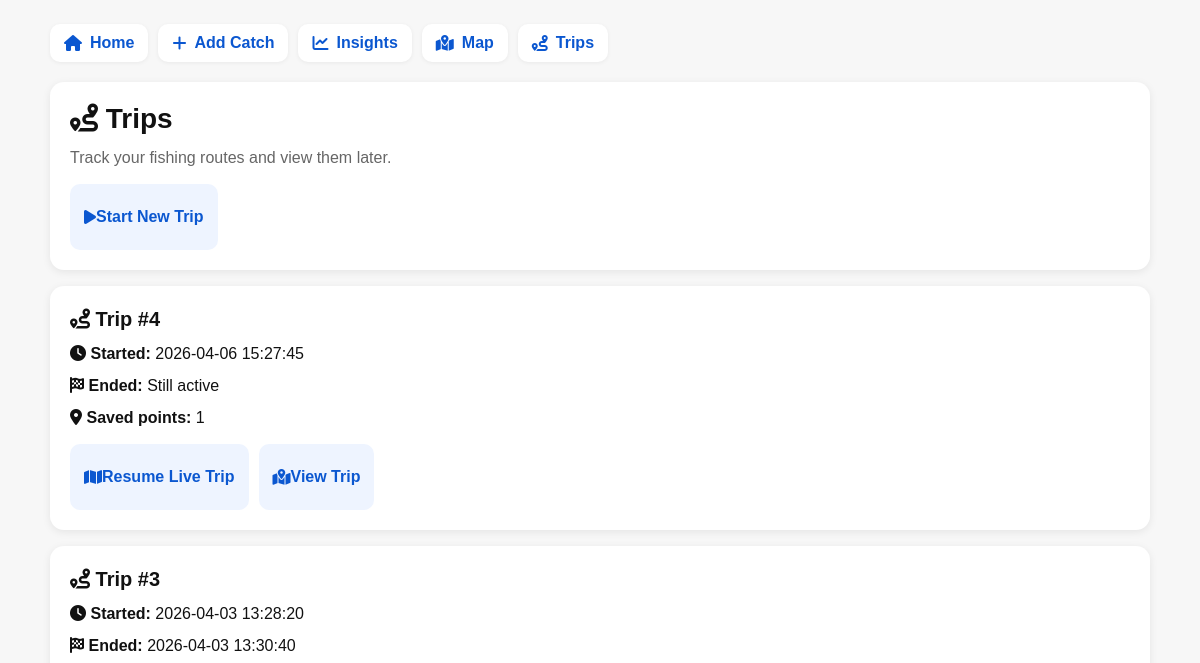
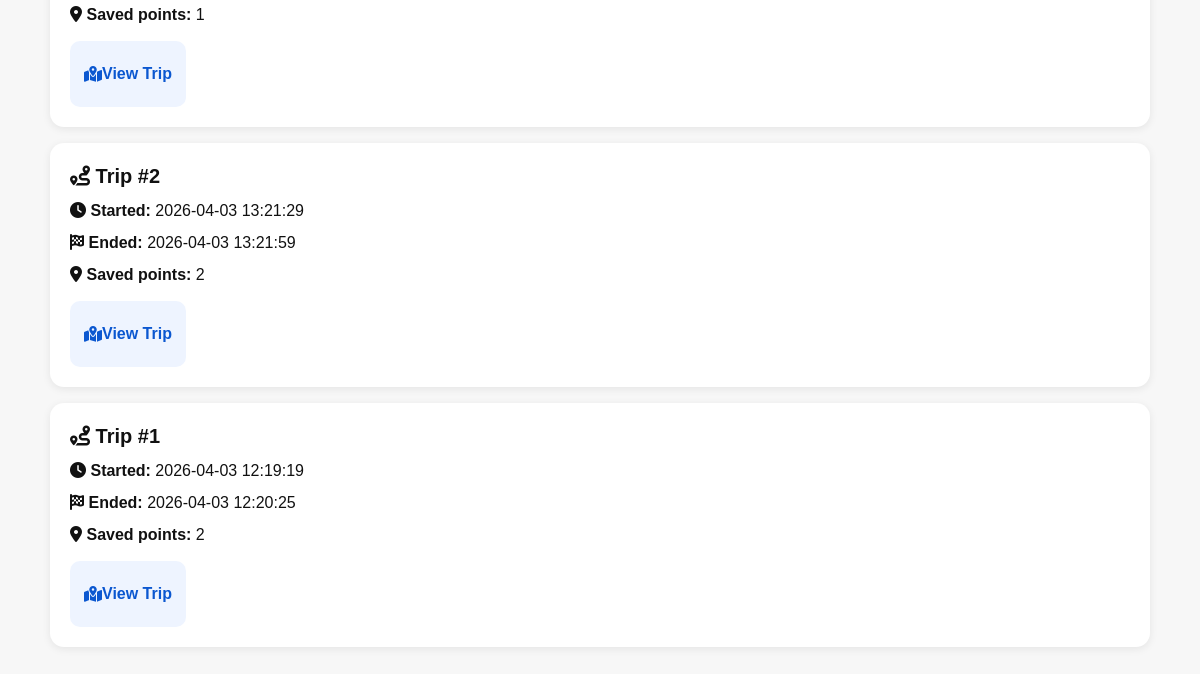
The page /trips on the database as committed earlier (2 pictures, top to bottom).
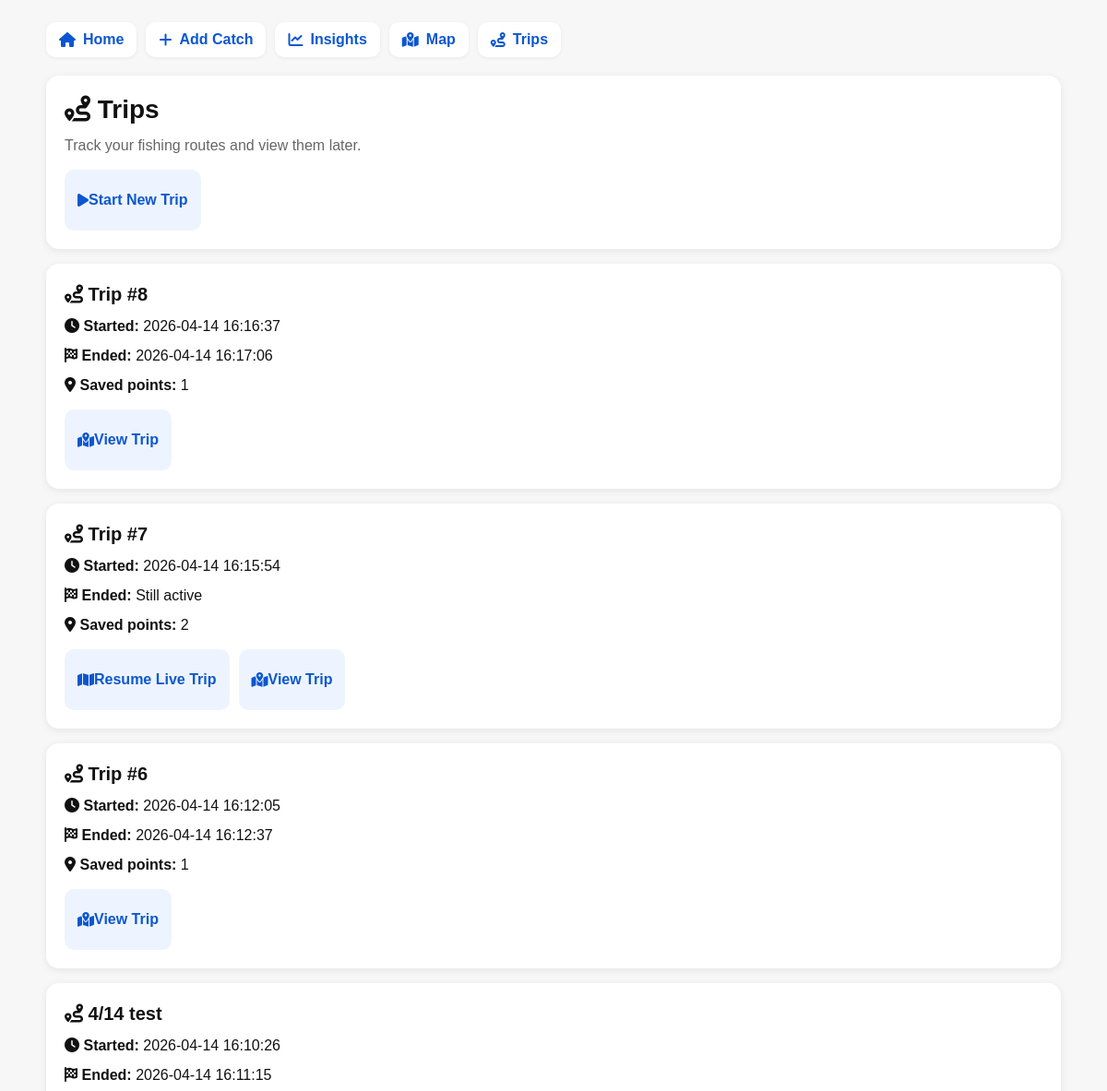
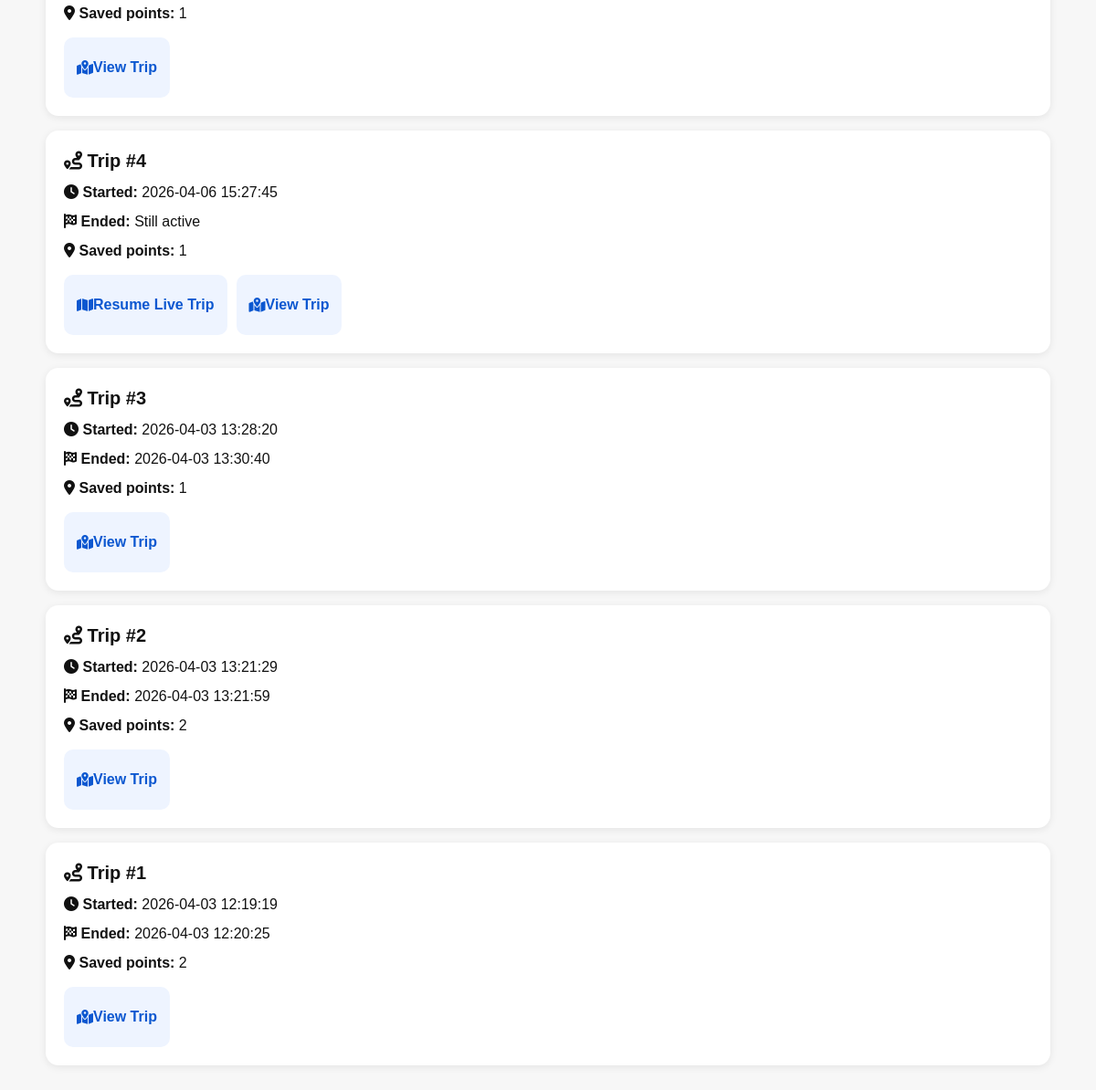
The same page on the database as committed later (2 pictures, top to bottom).
### tables this page shows
CREATE TABLE trips (
            id INTEGER PRIMARY KEY AUTOINCREMENT,
            started_at TEXT,
            ended_at TEXT,
            name TEXT,
            notes TEXT
        );

### app.py (the view)
@app.route("/trips")
def trips():
    all_trips = get_all_trips()
    return render_template("trips.html", trips=all_trips)

### app.py (called while the page is built)
def get_connection():
    conn = sqlite3.connect(DB_FILE)
    conn.row_factory = sqlite3.Row
    return conn

def get_all_trips():
    conn = get_connection()
    cursor = conn.cursor()
    cursor.execute("""
        SELECT
            trips.*,
            COUNT(trip_points.id) AS point_count
        FROM trips
        LEFT JOIN trip_points ON trips.id = trip_points.trip_id
        GROUP BY trips.id
        ORDER BY trips.id DESC
    """)
    trips = cursor.fetchall()
    conn.close()
    return trips

### templates/trips.html (shortened to what this page needs)
{% extends "base.html" %}
{% block content %}
<div class="card">
    <h1><i class="fa-solid fa-route"></i> Trips</h1>
    <p class="muted">Track your fishing routes and view them later.</p>
    <div class="actions">
        <a href="{{ url_for('start_trip') }}">
            <i class="fa-solid fa-play"></i>
            <span>Start New Trip</span>
        </a>
    </div>
</div>
{% if not trips %}
    <div class="card">
        <p>No trips yet.</p>
    </div>
{% else %}
    {% for trip in trips %}
        <div class="card">
            <h2>
                <i class="fa-solid fa-route"></i>
                {{ trip["name"] or ("Trip #" ~ trip["id"]) }}
            </h2>
            <p>
                <i class="fa-solid fa-clock"></i>
                <strong>Started:</strong> {{ trip["started_at"] or "N/A" }}
            </p>
            <p>
                <i class="fa-solid fa-flag-checkered"></i>
                <strong>Ended:</strong> {{ trip["ended_at"] or "Still active" }}
            </p>
            <p>
                <i class="fa-solid fa-location-dot"></i>
                <strong>Saved points:</strong> {{ trip["point_count"] }}
            </p>
            <div class="actions">
                {% if not trip["ended_at"] %}
                    <a href="{{ url_for('live_trip', trip_id=trip['id']) }}">
                        <i class="fa-solid fa-map"></i>
                        <span>Resume Live Trip</span>
                    </a>
                {% endif %}
                <a href="{{ url_for('trip_detail', trip_id=trip['id']) }}">
                    <i class="fa-solid fa-map-location-dot"></i>
                    <span>View Trip</span>
                </a>
            </div>
        </div>
    {% endfor %}
{% endif %}
{% endblock %}

### templates/base.html (shortened to what this page needs)
<!doctype html>
<html>
<head>
    <link
        rel="stylesheet"
        href="https://cdnjs.cloudflare.com/ajax/libs/font-awesome/6.5.2/css/all.min.css"
    >
    <link
        rel="stylesheet"
        href="https://unpkg.com/leaflet@1.9.4/dist/leaflet.css"
    >
</head>
<body>
<div class="nav">
    <a href="{{ url_for('home') }}">
        <i class="fa-solid fa-house"></i>
        <span>Home</span>
    </a>
    <a href="{{ url_for('add_catch') }}">
        <i class="fa-solid fa-plus"></i>
        <span>Add Catch</span>
    </a>
    <a href="{{ url_for('insights') }}">
        <i class="fa-solid fa-chart-line"></i>
        <span>Insights</span>
    </a>
    <a href="{{ url_for('map_page') }}">
        <i class="fa-solid fa-map-location-dot"></i>
        <span>Map</span>
    </a>
    <a href="{{ url_for('trips') }}">
        <i class="fa-solid fa-route"></i>
        <span>Trips</span>
    </a>
</div>
{% block content %}{% endblock %}
</body>
</html>

### templates/base.html (style rules this page uses)
body { font-family: Arial, sans-serif; max-width: 1100px; margin: 0 auto; padding: 16px; background: #f7f7f7; color: #111; }
h1 { margin-top: 0; margin-bottom: 10px; font-size: 28px; line-height: 1.2; }
h2 { margin-top: 0; margin-bottom: 10px; font-size: 20px; line-height: 1.3; }
p { margin: 8px 0; line-height: 1.5; }
a, button { text-decoration: none; cursor: pointer; }
.nav { margin-bottom: 20px; display: flex; flex-wrap: wrap; gap: 10px; }
.nav a { color: #0b57d0; font-weight: bold; background: white; padding: 10px 14px; border-radius: 10px; box-shadow: 0 1px 4px rgba(0,0,0,0.06); display: inline-flex; align-items: center; gap: 8px; }
.card { background: white; border-radius: 14px; padding: 16px; margin-bottom: 16px; box-shadow: 0 2px 8px rgba(0,0,0,0.08); }
.muted { color: #666; }
.actions { display: flex; gap: 10px; align-items: stretch; flex-wrap: wrap; margin-top: 14px; }
.actions a { background: #eef4ff; color: #0b57d0; padding: 11px 14px; border-radius: 10px; font-weight: bold; min-height: 44px; display: inline-flex; align-items: center; }
@media (min-width: 700px) { body { padding: 24px; } }
@media (min-width: 700px) { .card { padding: 20px; } }

Rows that differ between the two databases and show on the page:
added trips: name+id "Trip #8", started_at "2026-04-14 16:16:37", ended_at "2026-04-14 16:17:06", point_count "1"
added trips: name+id "Trip #7", started_at "2026-04-14 16:15:54", ended_at "Still active", point_count "2"
added trips: name+id "Trip #6", started_at "2026-04-14 16:12:05", ended_at "2026-04-14 16:12:37", point_count "1"
added trips: name "4/14 test", started_at "2026-04-14 16:10:26", ended_at "2026-04-14 16:11:15", point_count "1"
